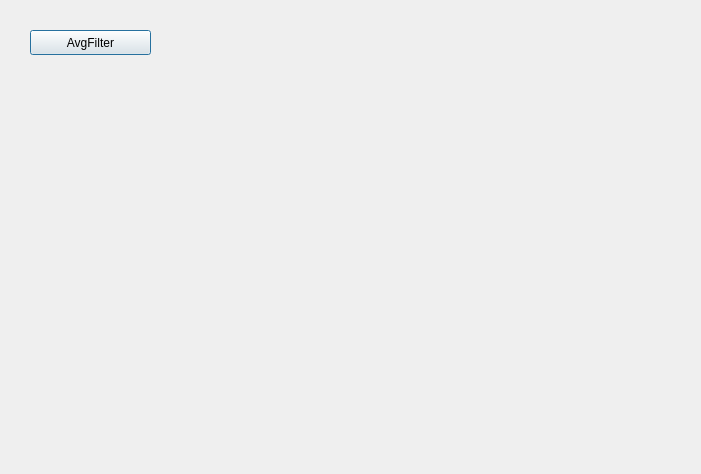
<?xml version="1.0" encoding="UTF-8"?>
<ui version="4.0">
 <class>FilterDialog</class>
 <widget class="QDialog" name="FilterDialog">
  <property name="geometry">
   <rect>
    <x>0</x>
    <y>0</y>
    <width>701</width>
    <height>474</height>
   </rect>
  </property>
  <property name="windowTitle">
   <string>FilterDialog</string>
  </property>
  <widget class="QPushButton" name="pushButtonAverageFilter">
   <property name="geometry">
    <rect>
     <x>30</x>
     <y>30</y>
     <width>121</width>
     <height>25</height>
    </rect>
   </property>
   <property name="text">
    <string>AvgFilter</string>
   </property>
  </widget>
 </widget>
 <resources/>
 <connections/>
</ui>
